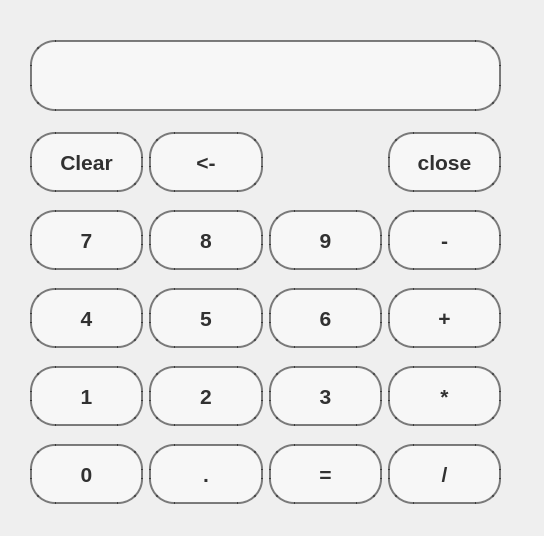
<?xml version="1.0" encoding="UTF-8"?>
<ui version="4.0">
 <class>CalculationDialog</class>
 <widget class="QDialog" name="CalculationDialog">
  <property name="geometry">
   <rect>
    <x>0</x>
    <y>0</y>
    <width>544</width>
    <height>536</height>
   </rect>
  </property>
  <property name="windowTitle">
   <string>Dialog</string>
  </property>
  <property name="styleSheet">
   <string notr="true">#CalculationDialog{
	border-image: url(:/image/picture/3.jpg);
	background-repeat: no-repeat;
}</string>
  </property>
  <widget class="QLineEdit" name="lineEdit">
   <property name="geometry">
    <rect>
     <x>30</x>
     <y>40</y>
     <width>471</width>
     <height>71</height>
    </rect>
   </property>
   <property name="font">
    <font>
     <pointsize>20</pointsize>
    </font>
   </property>
   <property name="styleSheet">
    <string notr="true">QLineEdit{
	border-image: transparent;
	background-color: rgba(255,255,255,0.5);
	border: 2px solid rgba(0,0,0,0.5);	
	color: rgba(0,0,0,0.8);
	border-radius: 25px;
}

QLineEdit:pressed{
	border-image: transparent;
	background-color: rgba(255,0,0,0.7);
	border: 2px solid rgba(0,0,0,0.7);
	color: rgba(0,0,0,0.9);
}</string>
   </property>
   <property name="text">
    <string/>
   </property>
   <property name="alignment">
    <set>Qt::AlignRight|Qt::AlignTrailing|Qt::AlignVCenter</set>
   </property>
   <property name="readOnly">
    <bool>true</bool>
   </property>
  </widget>
  <widget class="QWidget" name="layoutWidget">
   <property name="geometry">
    <rect>
     <x>30</x>
     <y>120</y>
     <width>471</width>
     <height>401</height>
    </rect>
   </property>
   <property name="minimumSize">
    <size>
     <width>60</width>
     <height>60</height>
    </size>
   </property>
   <property name="styleSheet">
    <string>QPushButton{
	border-image: transparent;
	background-color: rgba(255,255,255,0.5);
	border: 2px solid rgba(0,0,0,0.5);	
	color: rgba(0,0,0,0.8);
	border-radius: 25px;
}

QPushButton:pressed{
	border-image: transparent;
	background-color: rgba(255,0,0,0.7);
	border: 2px solid rgba(0,0,0,0.7);
	color: rgba(0,0,0,0.9);
}</string>
   </property>
   <layout class="QGridLayout" name="gridLayout_3">
    <property name="sizeConstraint">
     <enum>QLayout::SetDefaultConstraint</enum>
    </property>
    <item row="7" column="0">
     <widget class="QPushButton" name="btn_0">
      <property name="minimumSize">
       <size>
        <width>60</width>
        <height>60</height>
       </size>
      </property>
      <property name="font">
       <font>
        <pointsize>16</pointsize>
        <weight>75</weight>
        <italic>false</italic>
        <bold>true</bold>
       </font>
      </property>
      <property name="styleSheet">
       <string notr="true">QPushButton{
	border-image: transparent;
	background-color: rgba(255,255,255,0.5);
	border: 2px solid rgba(0,0,0,0.5);	
	color: rgba(0,0,0,0.8);
	border-radius: 25px;
}

QPushButton:pressed{
	border-image: transparent;
	background-color: rgba(255,0,0,0.7);
	border: 2px solid rgba(0,0,0,0.7);
	color: rgba(0,0,0,0.9);
}</string>
      </property>
      <property name="text">
       <string>0</string>
      </property>
      <attribute name="buttonGroup">
       <string notr="true">buttonGroup</string>
      </attribute>
     </widget>
    </item>
    <item row="7" column="1">
     <widget class="QPushButton" name="btn_dot">
      <property name="minimumSize">
       <size>
        <width>60</width>
        <height>60</height>
       </size>
      </property>
      <property name="font">
       <font>
        <pointsize>16</pointsize>
        <weight>75</weight>
        <italic>false</italic>
        <bold>true</bold>
       </font>
      </property>
      <property name="styleSheet">
       <string notr="true">QPushButton{
	border-image: transparent;
	background-color: rgba(255,255,255,0.5);
	border: 2px solid rgba(0,0,0,0.5);	
	color: rgba(0,0,0,0.8);
	border-radius: 25px;
}

QPushButton:pressed{
	border-image: transparent;
	background-color: rgba(255,0,0,0.7);
	border: 2px solid rgba(0,0,0,0.7);
	color: rgba(0,0,0,0.9);
}</string>
      </property>
      <property name="text">
       <string>.</string>
      </property>
      <attribute name="buttonGroup">
       <string notr="true">buttonGroup</string>
      </attribute>
     </widget>
    </item>
    <item row="0" column="0">
     <widget class="QPushButton" name="btn_clear">
      <property name="minimumSize">
       <size>
        <width>60</width>
        <height>60</height>
       </size>
      </property>
      <property name="font">
       <font>
        <pointsize>16</pointsize>
        <weight>75</weight>
        <italic>false</italic>
        <bold>true</bold>
       </font>
      </property>
      <property name="styleSheet">
       <string notr="true">QPushButton{
	border-image: transparent;
	background-color: rgba(255,255,255,0.5);
	border: 2px solid rgba(0,0,0,0.5);	
	color: rgba(0,0,0,0.8);
	border-radius: 25px;
}

QPushButton:pressed{
	border-image: transparent;
	background-color: rgba(255,0,0,0.7);
	border: 2px solid rgba(0,0,0,0.7);
	color: rgba(0,0,0,0.9);
}</string>
      </property>
      <property name="text">
       <string>Clear</string>
      </property>
      <attribute name="buttonGroup">
       <string notr="true">buttonGroup</string>
      </attribute>
     </widget>
    </item>
    <item row="7" column="2">
     <widget class="QPushButton" name="btn_seq">
      <property name="minimumSize">
       <size>
        <width>60</width>
        <height>60</height>
       </size>
      </property>
      <property name="font">
       <font>
        <pointsize>16</pointsize>
        <weight>75</weight>
        <italic>false</italic>
        <bold>true</bold>
       </font>
      </property>
      <property name="styleSheet">
       <string notr="true">QPushButton{
	border-image: transparent;
	background-color: rgba(255,255,255,0.5);
	border: 2px solid rgba(0,0,0,0.5);	
	color: rgba(0,0,0,0.8);
	border-radius: 25px;
}

QPushButton:pressed{
	border-image: transparent;
	background-color: rgba(255,0,0,0.7);
	border: 2px solid rgba(0,0,0,0.7);
	color: rgba(0,0,0,0.9);
}</string>
      </property>
      <property name="text">
       <string>=</string>
      </property>
      <attribute name="buttonGroup">
       <string notr="true">buttonGroup</string>
      </attribute>
     </widget>
    </item>
    <item row="6" column="1">
     <widget class="QPushButton" name="btn_2">
      <property name="minimumSize">
       <size>
        <width>60</width>
        <height>60</height>
       </size>
      </property>
      <property name="font">
       <font>
        <pointsize>16</pointsize>
        <weight>75</weight>
        <italic>false</italic>
        <bold>true</bold>
       </font>
      </property>
      <property name="styleSheet">
       <string notr="true">QPushButton{
	border-image: transparent;
	background-color: rgba(255,255,255,0.5);
	border: 2px solid rgba(0,0,0,0.5);	
	color: rgba(0,0,0,0.8);
	border-radius: 25px;
}

QPushButton:pressed{
	border-image: transparent;
	background-color: rgba(255,0,0,0.7);
	border: 2px solid rgba(0,0,0,0.7);
	color: rgba(0,0,0,0.9);
}</string>
      </property>
      <property name="text">
       <string>2</string>
      </property>
      <attribute name="buttonGroup">
       <string notr="true">buttonGroup</string>
      </attribute>
     </widget>
    </item>
    <item row="6" column="0">
     <widget class="QPushButton" name="btn_1">
      <property name="minimumSize">
       <size>
        <width>60</width>
        <height>60</height>
       </size>
      </property>
      <property name="font">
       <font>
        <pointsize>16</pointsize>
        <weight>75</weight>
        <italic>false</italic>
        <bold>true</bold>
       </font>
      </property>
      <property name="styleSheet">
       <string notr="true">QPushButton{
	border-image: transparent;
	background-color: rgba(255,255,255,0.5);
	border: 2px solid rgba(0,0,0,0.5);	
	color: rgba(0,0,0,0.8);
	border-radius: 25px;
}

QPushButton:pressed{
	border-image: transparent;
	background-color: rgba(255,0,0,0.7);
	border: 2px solid rgba(0,0,0,0.7);
	color: rgba(0,0,0,0.9);
}</string>
      </property>
      <property name="text">
       <string>1</string>
      </property>
      <attribute name="buttonGroup">
       <string notr="true">buttonGroup</string>
      </attribute>
     </widget>
    </item>
    <item row="6" column="2">
     <widget class="QPushButton" name="btn_3">
      <property name="minimumSize">
       <size>
        <width>60</width>
        <height>60</height>
       </size>
      </property>
      <property name="font">
       <font>
        <pointsize>16</pointsize>
        <weight>75</weight>
        <italic>false</italic>
        <bold>true</bold>
       </font>
      </property>
      <property name="styleSheet">
       <string notr="true">QPushButton{
	border-image: transparent;
	background-color: rgba(255,255,255,0.5);
	border: 2px solid rgba(0,0,0,0.5);	
	color: rgba(0,0,0,0.8);
	border-radius: 25px;
}

QPushButton:pressed{
	border-image: transparent;
	background-color: rgba(255,0,0,0.7);
	border: 2px solid rgba(0,0,0,0.7);
	color: rgba(0,0,0,0.9);
}</string>
      </property>
      <property name="text">
       <string>3</string>
      </property>
      <attribute name="buttonGroup">
       <string notr="true">buttonGroup</string>
      </attribute>
     </widget>
    </item>
    <item row="5" column="2">
     <widget class="QPushButton" name="btn_6">
      <property name="minimumSize">
       <size>
        <width>60</width>
        <height>60</height>
       </size>
      </property>
      <property name="font">
       <font>
        <pointsize>16</pointsize>
        <weight>75</weight>
        <italic>false</italic>
        <bold>true</bold>
       </font>
      </property>
      <property name="styleSheet">
       <string notr="true">QPushButton{
	border-image: transparent;
	background-color: rgba(255,255,255,0.5);
	border: 2px solid rgba(0,0,0,0.5);	
	color: rgba(0,0,0,0.8);
	border-radius: 25px;
}

QPushButton:pressed{
	border-image: transparent;
	background-color: rgba(255,0,0,0.7);
	border: 2px solid rgba(0,0,0,0.7);
	color: rgba(0,0,0,0.9);
}</string>
      </property>
      <property name="text">
       <string>6</string>
      </property>
      <attribute name="buttonGroup">
       <string notr="true">buttonGroup</string>
      </attribute>
     </widget>
    </item>
    <item row="5" column="1">
     <widget class="QPushButton" name="btn_5">
      <property name="minimumSize">
       <size>
        <width>60</width>
        <height>60</height>
       </size>
      </property>
      <property name="font">
       <font>
        <pointsize>16</pointsize>
        <weight>75</weight>
        <italic>false</italic>
        <bold>true</bold>
       </font>
      </property>
      <property name="styleSheet">
       <string notr="true">QPushButton{
	border-image: transparent;
	background-color: rgba(255,255,255,0.5);
	border: 2px solid rgba(0,0,0,0.5);	
	color: rgba(0,0,0,0.8);
	border-radius: 25px;
}

QPushButton:pressed{
	border-image: transparent;
	background-color: rgba(255,0,0,0.7);
	border: 2px solid rgba(0,0,0,0.7);
	color: rgba(0,0,0,0.9);
}</string>
      </property>
      <property name="text">
       <string>5</string>
      </property>
      <attribute name="buttonGroup">
       <string notr="true">buttonGroup</string>
      </attribute>
     </widget>
    </item>
    <item row="5" column="0">
     <widget class="QPushButton" name="btn_4">
      <property name="minimumSize">
       <size>
        <width>60</width>
        <height>60</height>
       </size>
      </property>
      <property name="font">
       <font>
        <pointsize>16</pointsize>
        <weight>75</weight>
        <italic>false</italic>
        <bold>true</bold>
       </font>
      </property>
      <property name="styleSheet">
       <string notr="true">QPushButton{
	border-image: transparent;
	background-color: rgba(255,255,255,0.5);
	border: 2px solid rgba(0,0,0,0.5);	
	color: rgba(0,0,0,0.8);
	border-radius: 25px;
}

QPushButton:pressed{
	border-image: transparent;
	background-color: rgba(255,0,0,0.7);
	border: 2px solid rgba(0,0,0,0.7);
	color: rgba(0,0,0,0.9);
}</string>
      </property>
      <property name="text">
       <string>4</string>
      </property>
      <attribute name="buttonGroup">
       <string notr="true">buttonGroup</string>
      </attribute>
     </widget>
    </item>
    <item row="3" column="0">
     <widget class="QPushButton" name="btn_7">
      <property name="minimumSize">
       <size>
        <width>60</width>
        <height>60</height>
       </size>
      </property>
      <property name="font">
       <font>
        <pointsize>16</pointsize>
        <weight>75</weight>
        <italic>false</italic>
        <bold>true</bold>
       </font>
      </property>
      <property name="styleSheet">
       <string notr="true">QPushButton{
	border-image: transparent;
	background-color: rgba(255,255,255,0.5);
	border: 2px solid rgba(0,0,0,0.5);	
	color: rgba(0,0,0,0.8);
	border-radius: 25px;
}

QPushButton:pressed{
	border-image: transparent;
	background-color: rgba(255,0,0,0.7);
	border: 2px solid rgba(0,0,0,0.7);
	color: rgba(0,0,0,0.9);
}</string>
      </property>
      <property name="text">
       <string>7</string>
      </property>
      <attribute name="buttonGroup">
       <string notr="true">buttonGroup</string>
      </attribute>
     </widget>
    </item>
    <item row="3" column="1">
     <widget class="QPushButton" name="btn_8">
      <property name="minimumSize">
       <size>
        <width>60</width>
        <height>60</height>
       </size>
      </property>
      <property name="font">
       <font>
        <pointsize>16</pointsize>
        <weight>75</weight>
        <italic>false</italic>
        <bold>true</bold>
       </font>
      </property>
      <property name="styleSheet">
       <string notr="true">QPushButton{
	border-image: transparent;
	background-color: rgba(255,255,255,0.5);
	border: 2px solid rgba(0,0,0,0.5);	
	color: rgba(0,0,0,0.8);
	border-radius: 25px;
}

QPushButton:pressed{
	border-image: transparent;
	background-color: rgba(255,0,0,0.7);
	border: 2px solid rgba(0,0,0,0.7);
	color: rgba(0,0,0,0.9);
}</string>
      </property>
      <property name="text">
       <string>8</string>
      </property>
      <attribute name="buttonGroup">
       <string notr="true">buttonGroup</string>
      </attribute>
     </widget>
    </item>
    <item row="3" column="2">
     <widget class="QPushButton" name="btn_9">
      <property name="minimumSize">
       <size>
        <width>60</width>
        <height>60</height>
       </size>
      </property>
      <property name="font">
       <font>
        <pointsize>16</pointsize>
        <weight>75</weight>
        <italic>false</italic>
        <bold>true</bold>
       </font>
      </property>
      <property name="styleSheet">
       <string notr="true">QPushButton{
	border-image: transparent;
	background-color: rgba(255,255,255,0.5);
	border: 2px solid rgba(0,0,0,0.5);	
	color: rgba(0,0,0,0.8);
	border-radius: 25px;
}

QPushButton:pressed{
	border-image: transparent;
	background-color: rgba(255,0,0,0.7);
	border: 2px solid rgba(0,0,0,0.7);
	color: rgba(0,0,0,0.9);
}</string>
      </property>
      <property name="text">
       <string>9</string>
      </property>
      <attribute name="buttonGroup">
       <string notr="true">buttonGroup</string>
      </attribute>
     </widget>
    </item>
    <item row="3" column="3">
     <widget class="QPushButton" name="btn_sub">
      <property name="minimumSize">
       <size>
        <width>60</width>
        <height>60</height>
       </size>
      </property>
      <property name="font">
       <font>
        <pointsize>16</pointsize>
        <weight>75</weight>
        <italic>false</italic>
        <bold>true</bold>
       </font>
      </property>
      <property name="styleSheet">
       <string notr="true">QPushButton{
	border-image: transparent;
	background-color: rgba(255,255,255,0.5);
	border: 2px solid rgba(0,0,0,0.5);	
	color: rgba(0,0,0,0.8);
	border-radius: 25px;
}

QPushButton:pressed{
	border-image: transparent;
	background-color: rgba(255,0,0,0.7);
	border: 2px solid rgba(0,0,0,0.7);
	color: rgba(0,0,0,0.9);
}</string>
      </property>
      <property name="text">
       <string>-</string>
      </property>
      <attribute name="buttonGroup">
       <string notr="true">buttonGroup</string>
      </attribute>
     </widget>
    </item>
    <item row="5" column="3">
     <widget class="QPushButton" name="btn_add">
      <property name="minimumSize">
       <size>
        <width>60</width>
        <height>60</height>
       </size>
      </property>
      <property name="font">
       <font>
        <pointsize>16</pointsize>
        <weight>75</weight>
        <italic>false</italic>
        <bold>true</bold>
       </font>
      </property>
      <property name="styleSheet">
       <string notr="true">QPushButton{
	border-image: transparent;
	background-color: rgba(255,255,255,0.5);
	border: 2px solid rgba(0,0,0,0.5);	
	color: rgba(0,0,0,0.8);
	border-radius: 25px;
}

QPushButton:pressed{
	border-image: transparent;
	background-color: rgba(255,0,0,0.7);
	border: 2px solid rgba(0,0,0,0.7);
	color: rgba(0,0,0,0.9);
}</string>
      </property>
      <property name="text">
       <string>+</string>
      </property>
      <attribute name="buttonGroup">
       <string notr="true">buttonGroup</string>
      </attribute>
     </widget>
    </item>
    <item row="6" column="3">
     <widget class="QPushButton" name="btn_mul">
      <property name="minimumSize">
       <size>
        <width>60</width>
        <height>60</height>
       </size>
      </property>
      <property name="font">
       <font>
        <pointsize>16</pointsize>
        <weight>75</weight>
        <italic>false</italic>
        <bold>true</bold>
       </font>
      </property>
      <property name="styleSheet">
       <string notr="true">QPushButton{
	border-image: transparent;
	background-color: rgba(255,255,255,0.5);
	border: 2px solid rgba(0,0,0,0.5);	
	color: rgba(0,0,0,0.8);
	border-radius: 25px;
}

QPushButton:pressed{
	border-image: transparent;
	background-color: rgba(255,0,0,0.7);
	border: 2px solid rgba(0,0,0,0.7);
	color: rgba(0,0,0,0.9);
}</string>
      </property>
      <property name="text">
       <string>*</string>
      </property>
      <attribute name="buttonGroup">
       <string notr="true">buttonGroup</string>
      </attribute>
     </widget>
    </item>
    <item row="7" column="3">
     <widget class="QPushButton" name="btn_div">
      <property name="minimumSize">
       <size>
        <width>60</width>
        <height>60</height>
       </size>
      </property>
      <property name="font">
       <font>
        <pointsize>16</pointsize>
        <weight>75</weight>
        <italic>false</italic>
        <bold>true</bold>
       </font>
      </property>
      <property name="styleSheet">
       <string notr="true">QPushButton{
	border-image: transparent;
	background-color: rgba(255,255,255,0.5);
	border: 2px solid rgba(0,0,0,0.5);	
	color: rgba(0,0,0,0.8);
	border-radius: 25px;
}

QPushButton:pressed{
	border-image: transparent;
	background-color: rgba(255,0,0,0.7);
	border: 2px solid rgba(0,0,0,0.7);
	color: rgba(0,0,0,0.9);
}</string>
      </property>
      <property name="text">
       <string>/</string>
      </property>
      <attribute name="buttonGroup">
       <string notr="true">buttonGroup</string>
      </attribute>
     </widget>
    </item>
    <item row="0" column="1">
     <widget class="QPushButton" name="btn_del">
      <property name="minimumSize">
       <size>
        <width>60</width>
        <height>60</height>
       </size>
      </property>
      <property name="font">
       <font>
        <pointsize>16</pointsize>
        <weight>75</weight>
        <italic>false</italic>
        <bold>true</bold>
       </font>
      </property>
      <property name="styleSheet">
       <string notr="true">QPushButton{
	border-image: transparent;
	background-color: rgba(255,255,255,0.5);
	border: 2px solid rgba(0,0,0,0.5);	
	color: rgba(0,0,0,0.8);
	border-radius: 25px;
}

QPushButton:pressed{
	border-image: transparent;
	background-color: rgba(255,0,0,0.7);
	border: 2px solid rgba(0,0,0,0.7);
	color: rgba(0,0,0,0.9);
}</string>
      </property>
      <property name="text">
       <string>&lt;-</string>
      </property>
      <attribute name="buttonGroup">
       <string notr="true">buttonGroup</string>
      </attribute>
     </widget>
    </item>
    <item row="0" column="3">
     <widget class="QPushButton" name="btn_close">
      <property name="minimumSize">
       <size>
        <width>60</width>
        <height>60</height>
       </size>
      </property>
      <property name="font">
       <font>
        <pointsize>16</pointsize>
        <weight>75</weight>
        <italic>false</italic>
        <bold>true</bold>
       </font>
      </property>
      <property name="styleSheet">
       <string notr="true">QPushButton{
	border-image: transparent;
	background-color: rgba(255,255,255,0.5);
	border: 2px solid rgba(0,0,0,0.5);	
	color: rgba(0,0,0,0.8);
	border-radius: 25px;
}

QPushButton:pressed{
	border-image: transparent;
	background-color: rgba(255,0,0,0.7);
	border: 2px solid rgba(0,0,0,0.7);
	color: rgba(0,0,0,0.9);
}</string>
      </property>
      <property name="text">
       <string>close</string>
      </property>
      <attribute name="buttonGroup">
       <string notr="true">buttonGroup</string>
      </attribute>
     </widget>
    </item>
   </layout>
  </widget>
 </widget>
 <resources/>
 <connections/>
 <buttongroups>
  <buttongroup name="buttonGroup"/>
 </buttongroups>
</ui>
